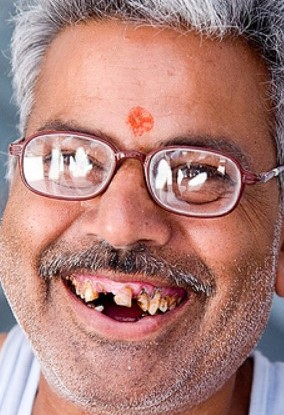
#> input picture Flask-server-backend/images/bungi.jpg, 284 x 415 px; its folder holds only this picture in this run
$ python -i ShadeClassification.py   (imports and definitions only)
#> lines starting #> are read from the running program, lines starting #| are printed output that depends on the picture
### Flask-server-backend/Preprocessing.py
import os
import errno
import cv2 as cv
import numpy as np
from matplotlib import pyplot as plt, colors

class PreprocessingSteps:

    def __init__(self, output_path, dataset_folder):
        self.output_path = output_path
        self.dataset_folder = dataset_folder

        # Make a directory for the resized images
        try:
            self.path_Resized = os.path.join(self.output_path, 'Resized')
            if not os.path.exists('Output/Resized'):
                os.mkdir(os.path.join('Output', 'Resized'))
                print('Resized Directory Created')
        except OSError as e:
            if OSError.errno == errno.EEXIST:
                print('Resized Directory Already Exists.')

        # Make a directory for 3 BarPlotCh images
        try:
            self.path_BarPlotCh1 = os.path.join(output_path, 'Segmented') + '/BarPlotCh1'
            if not os.path.exists('Output/BarPlotCh1'):
                os.mkdir(os.path.join(os.path.join('Output', 'Segmented'), 'BarPlotCh1'))
                print('BarPlotCh1 Directory Created')
        except OSError as e:
            if OSError.errno == errno.EEXIST:
                print('BarPlotCh1 Directory Already Exists.')
        try:
            self.path_BarPlotCh2 = os.path.join(output_path, 'Segmented') + '/BarPlotCh2'
            if not os.path.exists('Output/BarPlotCh2'):
                os.mkdir(os.path.join(os.path.join('Output', 'Segmented'), 'BarPlotCh2'))
                print('BarPlotCh2 Directory Created')
        except OSError as e:
            if OSError.errno == errno.EEXIST:
                print('BarPlotCh2 Directory Already Exists.')
        try:
            self.path_BarPlotCh3 = os.path.join(output_path, 'Segmented') + '/BarPlotCh3'
            if not os.path.exists('Output/BarPlotCh3'):
                os.mkdir(os.path.join(os.path.join('Output', 'Segmented'), 'BarPlotCh3'))
                print('BarPlotCh3 Directory Created')
        except OSError as e:
            if OSError.errno == errno.EEXIST:
                print('BarPlotCh3 Directory Already Exists.')

        # Make a directory for countour images
        try:
            self.path_Contour = os.path.join(self.output_path, 'Segmented') + '/Contour'
            if not os.path.exists('Output/Segmented/Coutour'):
                os.mkdir(os.path.join(os.path.join('Output', 'Segmented'), "Contour"))
                print('Contour Directory Created')
        except OSError as e:
            if OSError.errno == errno.EEXIST:
                print('Contour Directory Already Exists.')

        # Make a directory for masks
        try:
            self.path_Mask = os.path.join(self.output_path, 'Segmented') + '/Mask'
            if not os.path.exists('Output/Segmented/Mask'):
                os.mkdir(os.path.join(os.path.join('Output', 'Segmented'), 'Mask'))
                print('Mask Directory Created')
        except OSError as e:
            if OSError.errno == errno.EEXIST:
                print('Mask Directory Already Exists.')

        # Make a directory for the overlayed images
        try:
            self.path_Overlay = os.path.join(self.output_path, 'Segmented') + '/Overlay'
            if not os.path.exists('Output/Segmented/Overlay'):
                os.mkdir(os.path.join(os.path.join('Output', 'Segmented'), 'Overlay'))
                print('Overlay Directory Created')
        except OSError as e:
            if OSError.errno == errno.EEXIST:
                print('Overlay Directory Already Exists.')


    # Read all images in the folder
    # [24 lines left out: functions read_images, resize_image, not called in this run]

    # Convert BGR to RGB
    def bgr2rgb(self, resized_img):
        rgb_img = cv.cvtColor(resized_img, cv.COLOR_BGR2RGB)
        return rgb_img

    # Convert to HSV
    # [104 lines left out: functions rgb2hsv, hist_extract, blur_image, find_contours, create_mask, overlay_mask, not called in this run]


    # Renames all image in the folder
    # def rename_files(self)
    #     for folder in os.listdir(self.dataset_folder):
    #             # Loop through the images in the subfolder
    #         for image in os.listdir(self.dataset_folder):
    #             # Rename the files in order to avoid duplicates
    #             os.rename(self.dataset_folder + '/' + image, self.dataset_folder + '/' + '101_' + '{:04d}'.format(i+1) + '.jpg')
    #             # Write the renamed file to the CSV file
    #             # f.write('101_' + '{:04d}'.format(i+1)+ ',' + folder + '\n')
    #             i += 1


### Flask-server-backend/Classification.py
import numpy as np
import pandas as pd
from sklearn import svm
from sklearn.model_selection import train_test_split
from sklearn.model_selection import train_test_split, KFold

class Classification:

    def __init__(self, output_path, dataset_folder):
        self.output_path = output_path
        self.dataset_folder = dataset_folder

    # Reading features from the features.csv file
    # [18 lines left out: function read_features, not called in this run]

    # Read the labels of the dataset from CSV
    def read_labels(self):
        labels = pd.read_csv(self.output_path + '\\labels.csv', sep=',', header=[0])
        return labels

    # split the dataset into training and testing sets
    # [27 lines left out: functions split_dataset, prepare_data, train_model, not called in this run]

### Flask-server-backend/FeatureExtract.py
import os
import numpy as np
from scipy import stats

class FeatureExtraction:

    def __init__(self, output_path):
        self.output_path = output_path

    # Save the features in a csv file, create one if none exists
    # [17 lines left out: function write_features, not called in this run]

    def meanVector(self, image):
        return np.mean(image)

    def varVector(self, image):
        return stats.moment(image)

    def skewVector(self, image):
        return stats.skew(image)

    # Get features
    # [28 lines left out: functions get_features, write_new_features, not called in this run]

    def meanVector(self, image):
        return np.mean(image)

    def varVector(self, image):
        return stats.moment(image)

    def skewVector(self, image):
        return stats.skew(image)

### Flask-server-backend/ShadeClassification.py
import os
import errno
import joblib
import cv2 as cv
import numpy as np
import Preprocessing as Pc
import Classification as Cl
import FeatureExtract as Fe

# Define the folder path containing the training images

shades = {
    'a1': '0',
    # 'A1': '0',
    'a2': '1',
    # 'A2': '1',
    'a3': '2',
    # 'A3': '2',
    'a3.5': '3',
    # 'A35': '3',
}

tags = ['0', '1', '2', '3']
target = ['a1', 'a2', 'a3', 'a35']

class Main:
    output_path = "Output"
    dataset_folder = "images"

    def __init__(self):
        # Make a directory for the output images
        try:
            self.path_output = os.path.join(os.getcwd(), 'Output')
            if not os.path.exists('Output'):
                os.mkdir('Output')
                print('Output Directory Created')
        except OSError as e:
            if OSError.errno == errno.EEXIST:
                print('Output Directory Already Exists.')

        # Make a directory for the Segmented images
        try:
            self.path_Segmented = os.path.join(self.output_path, 'Segmented')
            if not os.path.exists('Output/Segmented'):
                os.mkdir(os.path.join('Output', 'Segmented'))
                print('Segmented Directory Created')
        except OSError as e:
            if OSError.errno == errno.EEXIST:
                print('Segmented Directory Already Exists.')

        # Make a directory for the HSV images
        try:
            self.path_HSV = os.path.join(self.output_path, 'HSV')
            if not os.path.exists('Output/HSV'):
                os.mkdir(os.path.join('Output', 'HSV'))
                print('HSV Directory Created')
        except OSError as e:
            if OSError.errno == errno.EEXIST:
                print('HSV Directory Already Exists.')


    def main(self,frame):
        extract = Fe.FeatureExtraction(self.output_path)
        classify = Cl.Classification(self.output_path, self.dataset_folder)
        preproc = Pc.PreprocessingSteps(self.output_path, self.dataset_folder)

        image_name = frame

        print("[SHADECLASS.] The value of frame should not be null: ",frame)

        if frame == None:
            print("Detection failed!")
        else:
            img_path = frame
            print("New image path: ", img_path)
            # New image path:  cropped_images\cropped_smile8.jpg
            try:
                # set the path for the new image and get the file name
                # new_img_path = os.path.join(os.getcwd(), img_path)
                new_img= cv.imread(img_path)

                # print("New image path: ",img_path)

                print("[SHADE] Preprocess the new image")
                # Preprocess the new image
                new_resized_img = cv.resize(new_img, dsize=None, fx=1/3, fy=1/3, interpolation=cv.INTER_LINEAR)
                new_rgb_img = cv.cvtColor(new_resized_img, cv.COLOR_BGR2RGB)
                new_hsv_img = cv.cvtColor(new_rgb_img, cv.COLOR_RGB2HSV_FULL)
                name, new_blur_img = preproc.blur_image(new_rgb_img, img_path)
                new_mask = preproc.find_contours(new_blur_img)

                print("[SHADE] Extract the red, green, blue features")
                # Extract the red, green, blue features
                ChannelR, ChannelG, ChannelB = cv.split(new_rgb_img)
                red = extract.get_features(ChannelR, new_mask)
                green = extract.get_features(ChannelG, new_mask)
                blue = extract.get_features(ChannelB, new_mask)

                new_img = [red, green, blue]

                print("[SHADE] Write the features to a csv file")
                # Write the features to a csv file
                vector_features = extract.write_new_features(new_img, name)

                print("[SHADE] Delete the garbage values from extracting the features")
                # Delete the garbage values from extracting the features
                vector_features.pop(1)
                vector_features.pop(3)
                vector_features.pop(5)

                print("[SHADE] Convert the list to a numpy array")
                # Convert the list to a numpy array
                vector_features = np.array(vector_features)
                # print('[SHADE]',vector_features)

                print("[SHADE] Test the image from the saved model")
                # Test the image from the saved model
                loaded_model = joblib.load('svm_model.pkl')

                # Predict the shade of the new image
                predicted_shade = loaded_model.predict(vector_features.reshape(1, -1))
                print(f"Predicted Shade: {predicted_shade}")
                print(vector_features.reshape(1, -1))

                # Print the recommended shade and the accuracy of the classification
                for shade, label in shades.items():
                    if label == predicted_shade:
                        print(f"Recommended Shade: {shade}")
                        # Print accuracy2
                        print(f"Accuracy: {loaded_model.score(vector_features.reshape(1, -1), [predicted_shade])}")
                        print('Success')
                        return str(shade.upper())

            except Exception as e:
                print(e)
                print('Error in classifying the image')


def shade(frame):
    obj = Main()  # Create an instance of the Main class
    value = obj.main(frame)  # Call the main() method on the instance
    return value

# print("The shade value: ", shade(frame))

# shade('cropped_images/chris.jpg')

>>> import cv2
>>> picture = cv2.imread('images/bungi.jpg', cv2.IMREAD_GRAYSCALE)
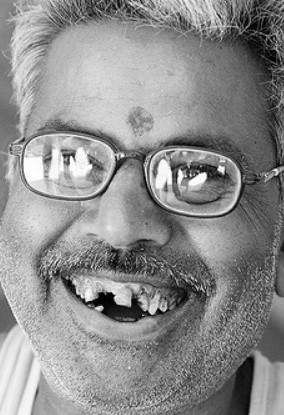
#> picture: shape (415, 284); min 0, max 255, mean 140.8
>>> result = Main().main(picture)
#> (printed output is left out)
#> (the run stopped early here; a loop or call above may not have finished)

$ run again, on Flask-server-backend/images/koki.jpg
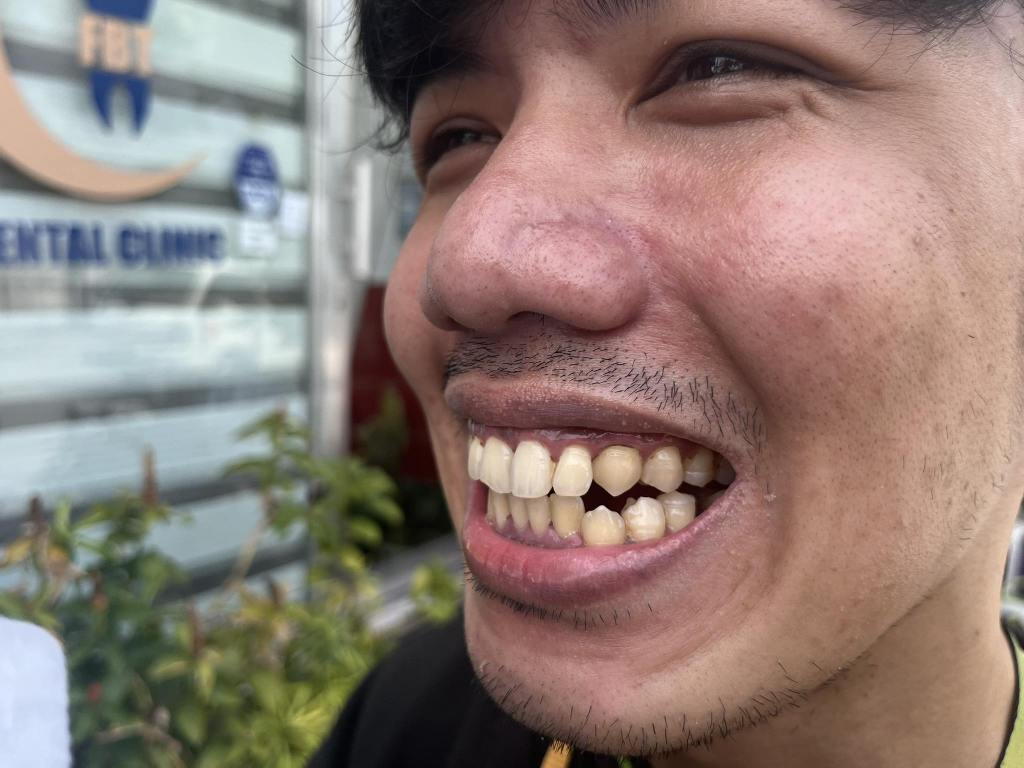
#> input picture Flask-server-backend/images/koki.jpg, 2048 x 1536 px (shown at 1/2 size)
#> `picture = cv2.imread('images/bungi.jpg', cv2.IMREAD_GRAYSCALE)`:
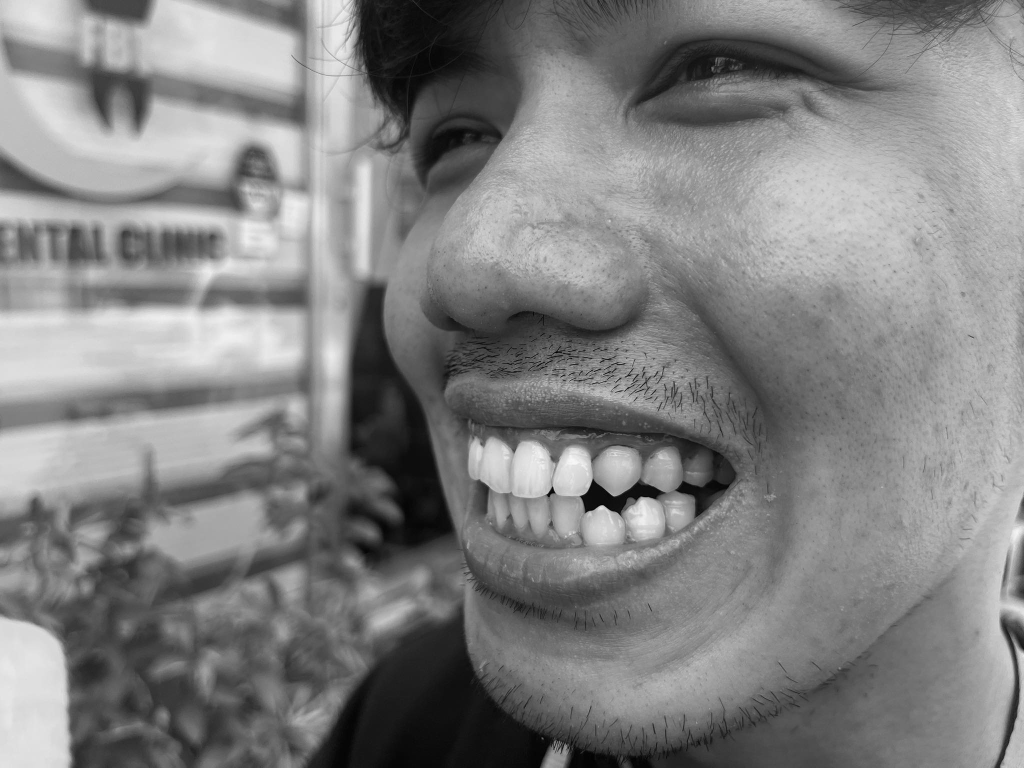
#> picture: shape (1536, 2048) (shown at 1/2 size); min 0, max 249, mean 129.7
#> (printed output is left out)

$ run again, on Flask-server-backend/images/smile.jpg
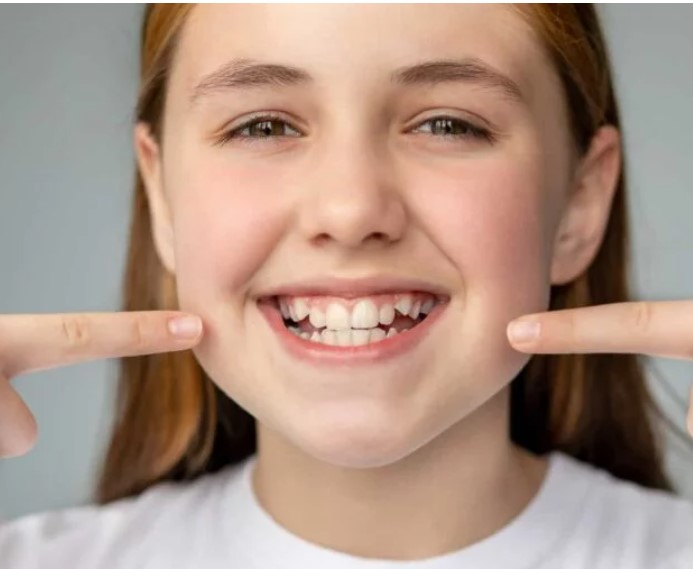
#> input picture Flask-server-backend/images/smile.jpg, 693 x 569 px
#> `picture = cv2.imread('images/bungi.jpg', cv2.IMREAD_GRAYSCALE)`:
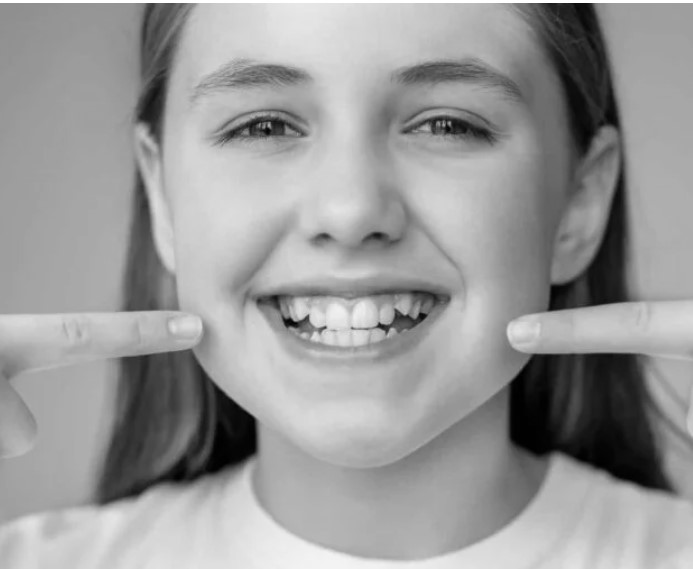
#> picture: shape (569, 693); min 0, max 255, mean 153.8
#> (printed output is left out)

$ run again, on Flask-server-backend/images/smile1.jpg
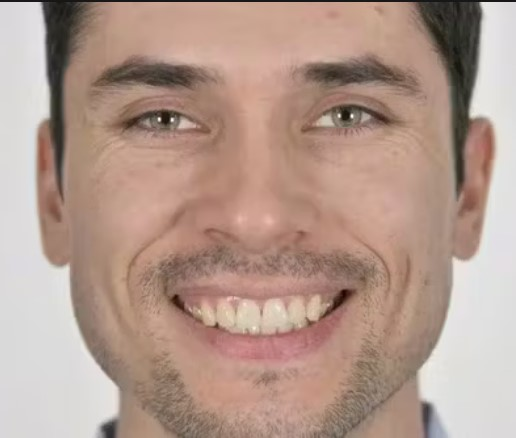
#> input picture Flask-server-backend/images/smile1.jpg, 516 x 438 px
#> `picture = cv2.imread('images/bungi.jpg', cv2.IMREAD_GRAYSCALE)`:
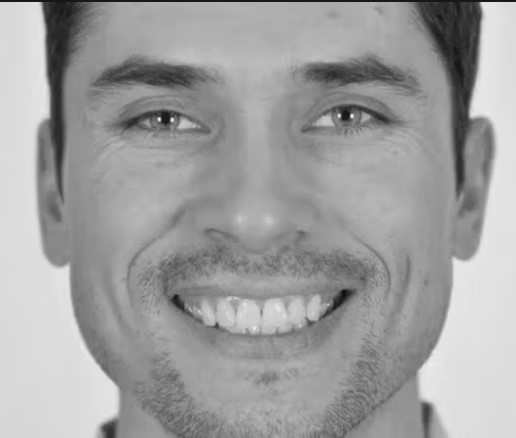
#> picture: shape (438, 516); min 11, max 247, mean 159.9
#> (printed output is left out)
